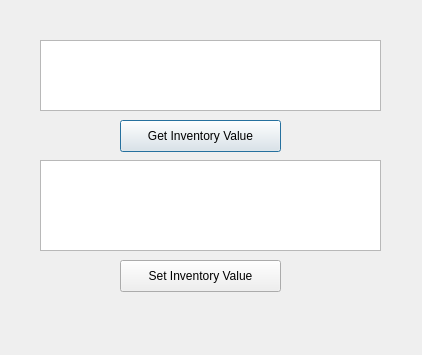
<?xml version="1.0" encoding="UTF-8"?>
<ui version="4.0">
 <class>InventoryEdit</class>
 <widget class="QDialog" name="InventoryEdit">
  <property name="geometry">
   <rect>
    <x>0</x>
    <y>0</y>
    <width>422</width>
    <height>355</height>
   </rect>
  </property>
  <property name="windowTitle">
   <string>Dialog</string>
  </property>
  <widget class="QTextBrowser" name="textBrowser">
   <property name="geometry">
    <rect>
     <x>40</x>
     <y>40</y>
     <width>341</width>
     <height>71</height>
    </rect>
   </property>
  </widget>
  <widget class="QPushButton" name="pushButton">
   <property name="geometry">
    <rect>
     <x>120</x>
     <y>120</y>
     <width>161</width>
     <height>32</height>
    </rect>
   </property>
   <property name="text">
    <string>Get Inventory Value</string>
   </property>
  </widget>
  <widget class="QTextEdit" name="setInventory">
   <property name="geometry">
    <rect>
     <x>40</x>
     <y>160</y>
     <width>341</width>
     <height>91</height>
    </rect>
   </property>
  </widget>
  <widget class="QPushButton" name="pushButton_2">
   <property name="geometry">
    <rect>
     <x>120</x>
     <y>260</y>
     <width>161</width>
     <height>32</height>
    </rect>
   </property>
   <property name="text">
    <string>Set Inventory Value</string>
   </property>
  </widget>
 </widget>
 <resources/>
 <connections/>
</ui>
